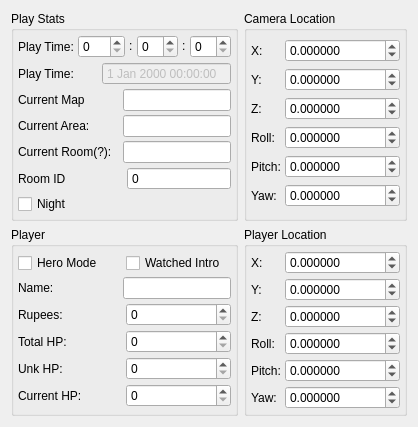
      <widget class="QWidget" name="playerTab">
       <attribute name="title">
        <string>Player</string>
       </attribute>
       <layout class="QGridLayout" name="gridLayout_6">
        <item row="1" column="0">
         <widget class="QGroupBox" name="playerGroup">
          <property name="title">
           <string>Player</string>
          </property>
          <layout class="QVBoxLayout" name="verticalLayout_2">
           <property name="spacing">
            <number>2</number>
           </property>
           <property name="margin">
            <number>4</number>
           </property>
           <item>
            <layout class="QHBoxLayout" name="horizontalLayout">
             <item>
              <widget class="QCheckBox" name="heroModeChkBox">
               <property name="text">
                <string>Hero Mode</string>
               </property>
              </widget>
             </item>
             <item>
              <widget class="QCheckBox" name="introViewedChkBox">
               <property name="text">
                <string>Watched Intro</string>
               </property>
              </widget>
             </item>
            </layout>
           </item>
           <item>
            <layout class="QHBoxLayout" name="nameLayout">
             <item>
              <widget class="QLabel" name="nameLabel">
               <property name="text">
                <string>Name:</string>
               </property>
              </widget>
             </item>
             <item>
              <widget class="QLineEdit" name="nameLineEdit">
               <property name="sizePolicy">
                <sizepolicy hsizetype="Fixed" vsizetype="Fixed">
                 <horstretch>0</horstretch>
                 <verstretch>0</verstretch>
                </sizepolicy>
               </property>
               <property name="text">
                <string notr="true"/>
               </property>
               <property name="maxLength">
                <number>8</number>
               </property>
               <property name="placeholderText">
                <string notr="true"/>
               </property>
              </widget>
             </item>
            </layout>
           </item>
           <item>
            <layout class="QHBoxLayout" name="rupeeLayout">
             <item>
              <widget class="QLabel" name="rupeeLabel">
               <property name="text">
                <string>Rupees:</string>
               </property>
              </widget>
             </item>
             <item>
              <widget class="QSpinBox" name="rupeeSpinBox">
               <property name="maximum">
                <number>9999</number>
               </property>
              </widget>
             </item>
            </layout>
           </item>
           <item>
            <layout class="QHBoxLayout" name="totalHPLayout">
             <item>
              <widget class="QLabel" name="totalHPLabel">
               <property name="text">
                <string>Total HP:</string>
               </property>
              </widget>
             </item>
             <item>
              <widget class="QSpinBox" name="totalHPSpinBox">
               <property name="maximum">
                <number>80</number>
               </property>
              </widget>
             </item>
            </layout>
           </item>
           <item>
            <layout class="QHBoxLayout" name="unkHPLayout">
             <item>
              <widget class="QLabel" name="unkHPLabel">
               <property name="text">
                <string>Unk HP:</string>
               </property>
              </widget>
             </item>
             <item>
              <widget class="QSpinBox" name="unkHPSpinBox">
               <property name="maximum">
                <number>80</number>
               </property>
              </widget>
             </item>
            </layout>
           </item>
           <item>
            <layout class="QHBoxLayout" name="curHPLayout">
             <item>
              <widget class="QLabel" name="curHPLabel">
               <property name="text">
                <string>Current HP:</string>
               </property>
              </widget>
             </item>
             <item>
              <widget class="QSpinBox" name="curHPSpinBox">
               <property name="maximum">
                <number>80</number>
               </property>
              </widget>
             </item>
            </layout>
           </item>
          </layout>
         </widget>
        </item>
        <item row="1" column="1">
         <widget class="QGroupBox" name="playerLocationGroupBox">
          <property name="title">
           <string>Player Location</string>
          </property>
          <layout class="QVBoxLayout" name="verticalLayout">
           <property name="spacing">
            <number>4</number>
           </property>
           <property name="margin">
            <number>4</number>
           </property>
           <item>
            <layout class="QHBoxLayout" name="playerXLayout">
             <item>
              <widget class="QLabel" name="playerXLabel">
               <property name="sizePolicy">
                <sizepolicy hsizetype="Ignored" vsizetype="Preferred">
                 <horstretch>0</horstretch>
                 <verstretch>0</verstretch>
                </sizepolicy>
               </property>
               <property name="text">
                <string>X:</string>
               </property>
              </widget>
             </item>
             <item>
              <widget class="QDoubleSpinBox" name="playerXSpinBox">
               <property name="decimals">
                <number>6</number>
               </property>
               <property name="minimum">
                <double>-1000000.000000000000000</double>
               </property>
               <property name="maximum">
                <double>1000000.000000000000000</double>
               </property>
               <property name="value">
                <double>0.000000000000000</double>
               </property>
              </widget>
             </item>
            </layout>
           </item>
           <item>
            <layout class="QHBoxLayout" name="playerYLayout">
             <item>
              <widget class="QLabel" name="playerYLabel">
               <property name="text">
                <string>Y:</string>
               </property>
              </widget>
             </item>
             <item>
              <widget class="QDoubleSpinBox" name="playerYSpinBox">
               <property name="decimals">
                <number>6</number>
               </property>
               <property name="minimum">
                <double>-1000000.000000000000000</double>
               </property>
               <property name="maximum">
                <double>1000000.000000000000000</double>
               </property>
              </widget>
             </item>
            </layout>
           </item>
           <item>
            <layout class="QHBoxLayout" name="playerZLayout">
             <item>
              <widget class="QLabel" name="playerZLabel">
               <property name="text">
                <string>Z:</string>
               </property>
              </widget>
             </item>
             <item>
              <widget class="QDoubleSpinBox" name="playerZSpinBox">
               <property name="decimals">
                <number>6</number>
               </property>
               <property name="minimum">
                <double>-1000000.000000000000000</double>
               </property>
               <property name="maximum">
                <double>1000000.000000000000000</double>
               </property>
              </widget>
             </item>
            </layout>
           </item>
           <item>
            <layout class="QHBoxLayout" name="playerRollLayout">
             <item>
              <widget class="QLabel" name="playerRollLabel">
               <property name="text">
                <string>Roll:</string>
               </property>
              </widget>
             </item>
             <item>
              <widget class="QDoubleSpinBox" name="playerRollSpinBox">
               <property name="decimals">
                <number>6</number>
               </property>
               <property name="minimum">
                <double>-1000000.000000000000000</double>
               </property>
               <property name="maximum">
                <double>1000000.000000000000000</double>
               </property>
               <property name="value">
                <double>0.000000000000000</double>
               </property>
              </widget>
             </item>
            </layout>
           </item>
           <item>
            <layout class="QHBoxLayout" name="playerPitchLayout">
             <item>
              <widget class="QLabel" name="playerPitchLabel">
               <property name="text">
                <string>Pitch:</string>
               </property>
              </widget>
             </item>
             <item>
              <widget class="QDoubleSpinBox" name="playerPitchSpinBox">
               <property name="decimals">
                <number>6</number>
               </property>
               <property name="minimum">
                <double>-1000000.000000000000000</double>
               </property>
               <property name="maximum">
                <double>1000000.000000000000000</double>
               </property>
               <property name="value">
                <double>0.000000000000000</double>
               </property>
              </widget>
             </item>
            </layout>
           </item>
           <item>
            <layout class="QHBoxLayout" name="playerYawLayout">
             <item>
              <widget class="QLabel" name="playerYawLabel">
               <property name="text">
                <string>Yaw:</string>
               </property>
              </widget>
             </item>
             <item>
              <widget class="QDoubleSpinBox" name="playerYawSpinBox">
               <property name="decimals">
                <number>6</number>
               </property>
               <property name="minimum">
                <double>-1000000.000000000000000</double>
               </property>
               <property name="maximum">
                <double>1000000.000000000000000</double>
               </property>
              </widget>
             </item>
            </layout>
           </item>
          </layout>
         </widget>
        </item>
        <item row="0" column="0">
         <widget class="QGroupBox" name="playInfoGroup">
          <property name="title">
           <string>Play Stats</string>
          </property>
          <layout class="QGridLayout" name="gridLayout_7">
           <property name="margin">
            <number>4</number>
           </property>
           <property name="spacing">
            <number>4</number>
           </property>
           <item row="5" column="0">
            <layout class="QHBoxLayout" name="horizontalLayout_5">
             <item>
              <widget class="QLabel" name="label_2">
               <property name="text">
                <string>Room ID</string>
               </property>
              </widget>
             </item>
             <item>
              <widget class="QSpinBox" name="roomIDSpinBox">
               <property name="buttonSymbols">
                <enum>QAbstractSpinBox::NoButtons</enum>
               </property>
               <property name="maximum">
                <number>255</number>
               </property>
              </widget>
             </item>
            </layout>
           </item>
           <item row="1" column="0">
            <layout class="QHBoxLayout" name="saveTimeLayout">
             <item>
              <widget class="QLabel" name="saveTimeLabel">
               <property name="text">
                <string>Play Time:</string>
               </property>
              </widget>
             </item>
             <item>
              <widget class="QDateTimeEdit" name="saveTimeEdit">
               <property name="enabled">
                <bool>false</bool>
               </property>
               <property name="readOnly">
                <bool>true</bool>
               </property>
               <property name="buttonSymbols">
                <enum>QAbstractSpinBox::NoButtons</enum>
               </property>
               <property name="dateTime">
                <datetime>
                 <hour>0</hour>
                 <minute>0</minute>
                 <second>0</second>
                 <year>2000</year>
                 <month>1</month>
                 <day>1</day>
                </datetime>
               </property>
               <property name="minimumDate">
                <date>
                 <year>2000</year>
                 <month>1</month>
                 <day>1</day>
                </date>
               </property>
               <property name="calendarPopup">
                <bool>false</bool>
               </property>
              </widget>
             </item>
            </layout>
           </item>
           <item row="2" column="0">
            <layout class="QHBoxLayout" name="curMapLayout">
             <item>
              <widget class="QLabel" name="curMapLabel">
               <property name="text">
                <string>Current Map</string>
               </property>
              </widget>
             </item>
             <item>
              <widget class="QLineEdit" name="curMapLineEdit">
               <property name="sizePolicy">
                <sizepolicy hsizetype="Fixed" vsizetype="Fixed">
                 <horstretch>0</horstretch>
                 <verstretch>0</verstretch>
                </sizepolicy>
               </property>
              </widget>
             </item>
            </layout>
           </item>
           <item row="4" column="0">
            <layout class="QHBoxLayout" name="curRoomLayout">
             <item>
              <widget class="QLabel" name="curRoomLabel">
               <property name="text">
                <string>Current Room(?):</string>
               </property>
              </widget>
             </item>
             <item>
              <widget class="QLineEdit" name="curRoomLineEdit">
               <property name="sizePolicy">
                <sizepolicy hsizetype="Fixed" vsizetype="Fixed">
                 <horstretch>0</horstretch>
                 <verstretch>0</verstretch>
                </sizepolicy>
               </property>
              </widget>
             </item>
            </layout>
           </item>
           <item row="3" column="0">
            <layout class="QHBoxLayout" name="curAreaLayout">
             <item>
              <widget class="QLabel" name="curAreaLabel">
               <property name="text">
                <string>Current Area:</string>
               </property>
              </widget>
             </item>
             <item>
              <widget class="QLineEdit" name="curAreaLineEdit">
               <property name="sizePolicy">
                <sizepolicy hsizetype="Fixed" vsizetype="Fixed">
                 <horstretch>0</horstretch>
                 <verstretch>0</verstretch>
                </sizepolicy>
               </property>
              </widget>
             </item>
            </layout>
           </item>
           <item row="0" column="0">
            <layout class="QHBoxLayout" name="playTimeLayout">
             <item>
              <widget class="QLabel" name="playTimeLabel">
               <property name="text">
                <string>Play Time:</string>
               </property>
              </widget>
             </item>
             <item>
              <widget class="QSpinBox" name="playHoursSpinBox">
               <property name="maximum">
                <number>999</number>
               </property>
              </widget>
             </item>
             <item>
              <widget class="QLabel" name="playSepLabel">
               <property name="sizePolicy">
                <sizepolicy hsizetype="Fixed" vsizetype="Fixed">
                 <horstretch>0</horstretch>
                 <verstretch>0</verstretch>
                </sizepolicy>
               </property>
               <property name="maximumSize">
                <size>
                 <width>4</width>
                 <height>16777215</height>
                </size>
               </property>
               <property name="lineWidth">
                <number>1</number>
               </property>
               <property name="text">
                <string>:</string>
               </property>
              </widget>
             </item>
             <item>
              <widget class="QSpinBox" name="playMinutesSpinBox">
               <property name="maximum">
                <number>60</number>
               </property>
              </widget>
             </item>
             <item>
              <widget class="QLabel" name="label">
               <property name="sizePolicy">
                <sizepolicy hsizetype="Fixed" vsizetype="Fixed">
                 <horstretch>0</horstretch>
                 <verstretch>0</verstretch>
                </sizepolicy>
               </property>
               <property name="maximumSize">
                <size>
                 <width>4</width>
                 <height>16777215</height>
                </size>
               </property>
               <property name="text">
                <string>:</string>
               </property>
              </widget>
             </item>
             <item>
              <widget class="QSpinBox" name="playSecondsSpinBox">
               <property name="maximum">
                <number>60</number>
               </property>
              </widget>
             </item>
            </layout>
           </item>
           <item row="6" column="0">
            <widget class="QCheckBox" name="nightChkbox">
             <property name="text">
              <string>Night</string>
             </property>
            </widget>
           </item>
          </layout>
         </widget>
        </item>
        <item row="0" column="1">
         <widget class="QGroupBox" name="cameraGroupBox">
          <property name="title">
           <string>Camera Location</string>
          </property>
          <layout class="QVBoxLayout" name="verticalLayout_3">
           <property name="spacing">
            <number>2</number>
           </property>
           <property name="margin">
            <number>4</number>
           </property>
           <item>
            <layout class="QHBoxLayout" name="camXLayout">
             <item>
              <widget class="QLabel" name="camXLabel">
               <property name="sizePolicy">
                <sizepolicy hsizetype="Ignored" vsizetype="Preferred">
                 <horstretch>0</horstretch>
                 <verstretch>0</verstretch>
                </sizepolicy>
               </property>
               <property name="text">
                <string>X:</string>
               </property>
              </widget>
             </item>
             <item>
              <widget class="QDoubleSpinBox" name="cameraXSpinBox">
               <property name="decimals">
                <number>6</number>
               </property>
               <property name="minimum">
                <double>-1000000.000000000000000</double>
               </property>
               <property name="maximum">
                <double>1000000.000000000000000</double>
               </property>
              </widget>
             </item>
            </layout>
           </item>
           <item>
            <layout class="QHBoxLayout" name="camYLayout">
             <item>
              <widget class="QLabel" name="camYLabel">
               <property name="text">
                <string>Y:</string>
               </property>
              </widget>
             </item>
             <item>
              <widget class="QDoubleSpinBox" name="cameraYSpinBox">
               <property name="decimals">
                <number>6</number>
               </property>
               <property name="minimum">
                <double>-1000000.000000000000000</double>
               </property>
               <property name="maximum">
                <double>1000000.000000000000000</double>
               </property>
              </widget>
             </item>
            </layout>
           </item>
           <item>
            <layout class="QHBoxLayout" name="camZLayout">
             <item>
              <widget class="QLabel" name="camZLabel">
               <property name="text">
                <string>Z:</string>
               </property>
              </widget>
             </item>
             <item>
              <widget class="QDoubleSpinBox" name="cameraZSpinBox">
               <property name="decimals">
                <number>6</number>
               </property>
               <property name="minimum">
                <double>-1000000.000000000000000</double>
               </property>
               <property name="maximum">
                <double>1000000.000000000000000</double>
               </property>
               <property name="value">
                <double>0.000000000000000</double>
               </property>
              </widget>
             </item>
            </layout>
           </item>
           <item>
            <layout class="QHBoxLayout" name="camRollLayout">
             <item>
              <widget class="QLabel" name="camRollLabel">
               <property name="text">
                <string>Roll:</string>
               </property>
              </widget>
             </item>
             <item>
              <widget class="QDoubleSpinBox" name="cameraRollSpinBox">
               <property name="decimals">
                <number>6</number>
               </property>
               <property name="minimum">
                <double>-1000000.000000000000000</double>
               </property>
               <property name="maximum">
                <double>1000000.000000000000000</double>
               </property>
              </widget>
             </item>
            </layout>
           </item>
           <item>
            <layout class="QHBoxLayout" name="camPitchLayout">
             <item>
              <widget class="QLabel" name="camPitchLabel">
               <property name="text">
                <string>Pitch:</string>
               </property>
              </widget>
             </item>
             <item>
              <widget class="QDoubleSpinBox" name="cameraPitchSpinBox">
               <property name="decimals">
                <number>6</number>
               </property>
               <property name="minimum">
                <double>-1000000.000000000000000</double>
               </property>
               <property name="maximum">
                <double>1000000.000000000000000</double>
               </property>
              </widget>
             </item>
            </layout>
           </item>
           <item>
            <layout class="QHBoxLayout" name="camYawLayout">
             <item>
              <widget class="QLabel" name="camYawLabel">
               <property name="text">
                <string>Yaw:</string>
               </property>
              </widget>
             </item>
             <item>
              <widget class="QDoubleSpinBox" name="cameraYawSpinBox">
               <property name="decimals">
                <number>6</number>
               </property>
               <property name="minimum">
                <double>-1000000.000000000000000</double>
               </property>
               <property name="maximum">
                <double>1000000.000000000000000</double>
               </property>
              </widget>
             </item>
            </layout>
           </item>
          </layout>
         </widget>
        </item>
       </layout>
      </widget>
